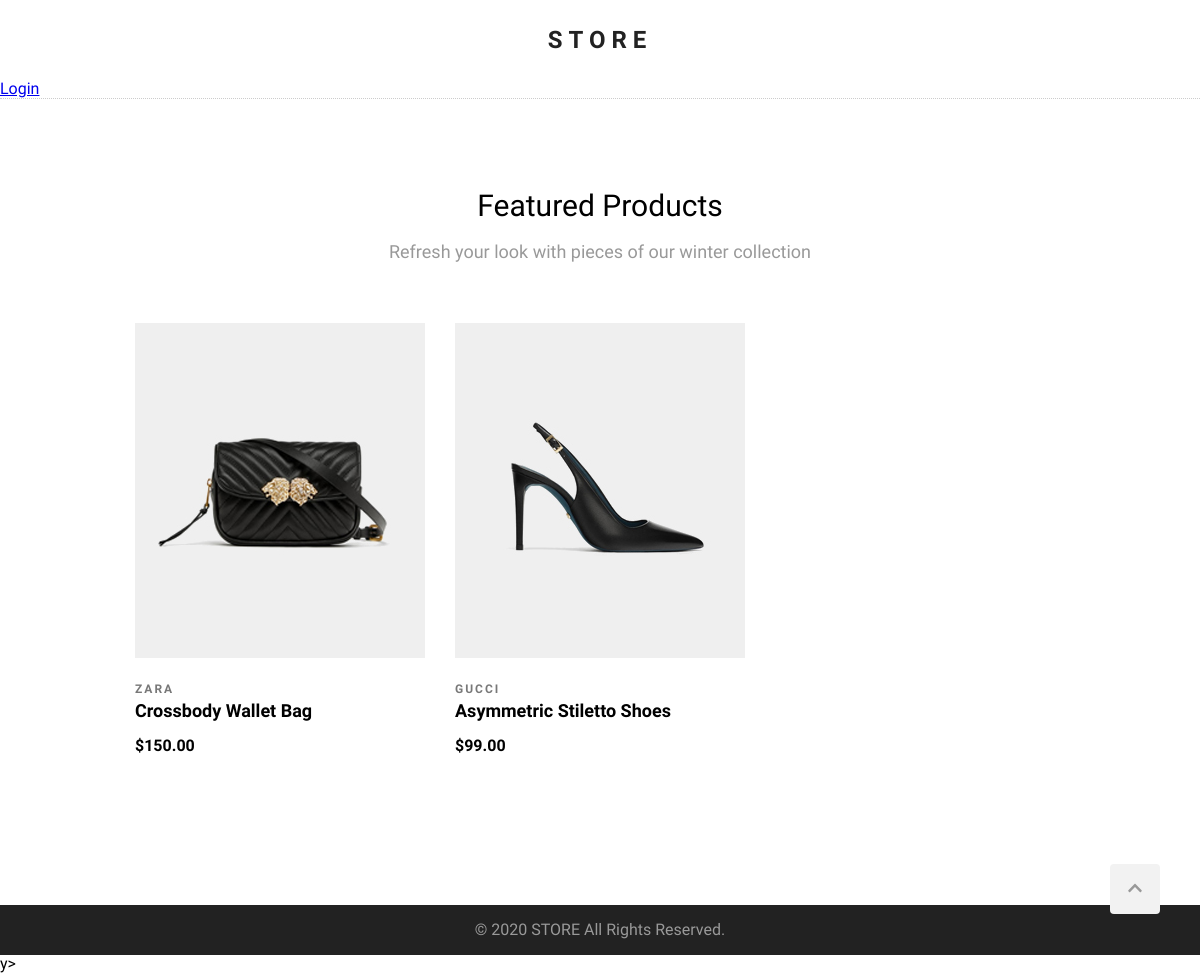
Screenshot of /products/ with the database file from the repository.
### products/models.py (models this page shows, shortened)
class Product(models.Model):
    brand = models.CharField(max_length=100)
    title = models.CharField(max_length=100)
    description = models.TextField(max_length=500, blank=True, null=True)
    price = models.PositiveIntegerField()
    image = models.ImageField(upload_to='products/', null=True)
    created_date = models.DateTimeField(default=now, editable=False)

### products/views.py (the view)
# urls.py: path('products/', products_list, name='products_list'),
def products_list(request):
    products = Product.objects.all()
    return render(request, 'products/products-list.html', {'products': products})

### templates/products/products-list.html (shortened to what this page needs)
{% extends "base.html" %}
{% block content %}
<section id="featured-products">
    <h2 class="section-headline">Featured Products</h2>
    <p class="section-description">
        Refresh your look with pieces of our winter collection
    </p>
    <div class="products-wrapper clearfix">
        {% for product in products %}
        <div class="product">
            <div class="product-img">
                <img src="{{product.image.url}}" alt="">
            </div>
            <div class="product-description">
                <div class="product-brand">{{ product.brand | capfirst }}</div>
                <a class="product-name" href="{{product.get_absolute_url}}">{{ product.title | capfirst }}</a>
                <div class="product-price">${{ product.price | floatformat:2 }}</div>
            </div>
        </div>
        {% empty %}
        <p>No products yet.</p>
        {% endfor %}
    </div>
</section>
{% endblock %}

### static/style.css (style rules this page uses)
html { scroll-behavior: smooth; }
body { margin: 0; font-family: 'Questrial', sans-serif; }
.clearfix::after { content: ""; display: block; clear: both; }
.section-headline { font-size: 30px; font-weight: normal; margin: 0; }
.section-description { color: #999; font-size: 18px; }
.products-wrapper { margin: 60px 0 60px 0; }
.product { width: 290px; margin: 0 15px 60px; float: left; position: relative; }
.product-description { text-align: left; }
.product-brand { font-size: 12px; font-weight: 600; letter-spacing: 2px; color: #787878; text-transform: uppercase; margin: 25px 0 5px; }
.product-img { position: relative; overflow: hidden; background: #efefef; background-image: url("image-not-found.svg"); background-repeat: no-repeat; background-position: center; background-size: 30%; width: 290px; height: 335px; }
.product-img img { width: 290px; height: 335px; box-sizing: border-box; transition-duration: .4s; }
.product-name { font-size: 18px; font-weight: 600; text-decoration: none; text-transform: capitalize; color: #000; }
.product-price { margin-top: 15px; font-weight: 700; }

### rows the page displays
Product: image (picture), brand "ZARA", title "Crossbody Wallet Bag", price "150.00"
Product: image (picture), brand "GUCCI", title "Asymmetric Stiletto Shoes", price "99.00"
